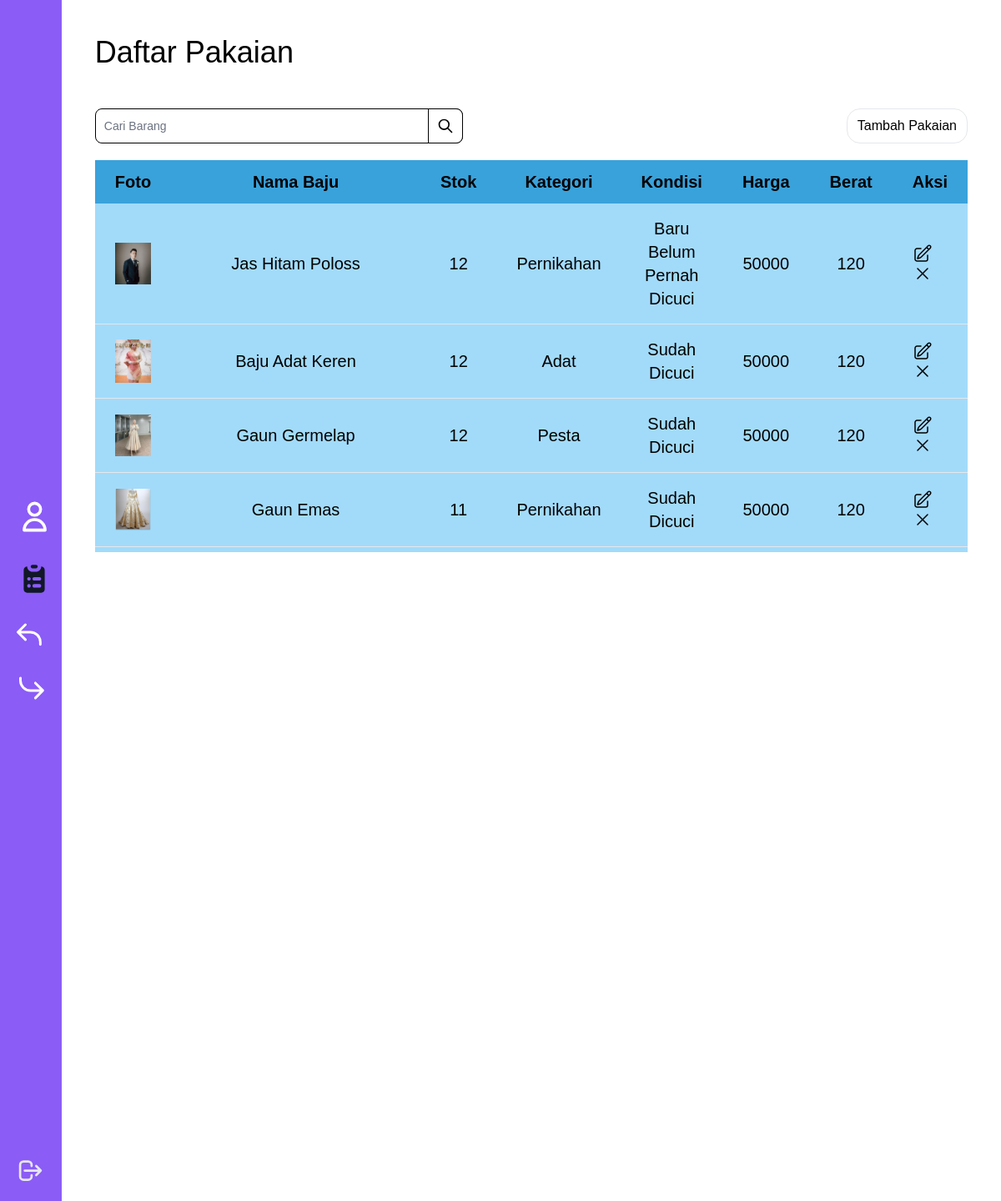
The app's page /template/admin/daftarbaju.php (signed in), older data.
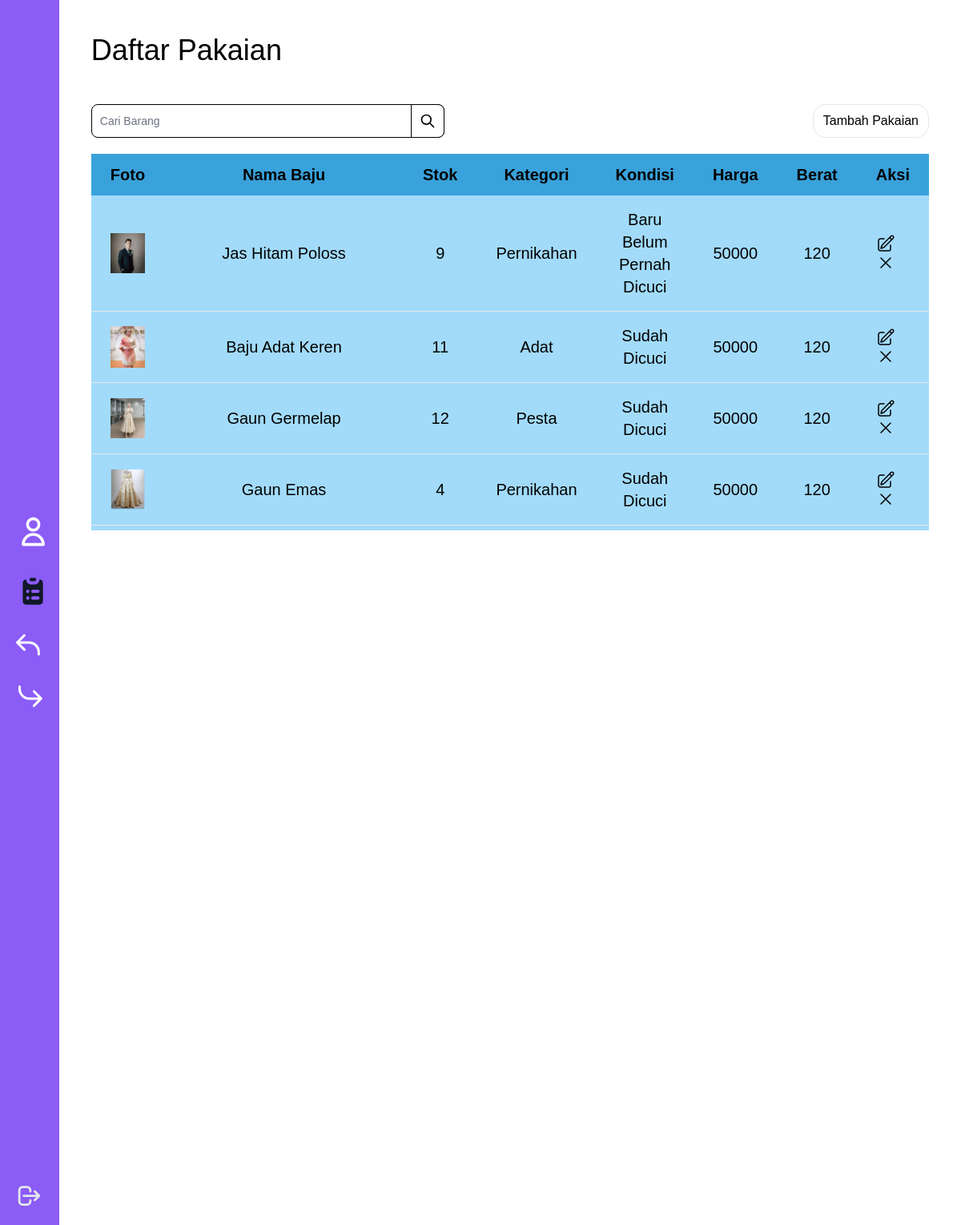
The same page, newer data.
### tables this page shows
CREATE TABLE `daftar_baju` (
  `id_baju` int(11) NOT NULL,
  `foto` varchar(255) NOT NULL,
  `nama` varchar(255) NOT NULL,
  `ukuran` varchar(255) NOT NULL DEFAULT 'S',
  `pembayaran` varchar(255) NOT NULL DEFAULT 'COD',
  `stok` int(11) NOT NULL DEFAULT 12,
  `harga` int(11) NOT NULL DEFAULT 50000,
  `berat` int(11) NOT NULL DEFAULT 300,
  `kondisi` varchar(100) NOT NULL,
  `kategori` varchar(100) NOT NULL,
  `deskripsi` text NOT NULL DEFAULT 'Pakaian ini bagus sekali'
);

### template/admin/func/functions.php (called while the page is built, shortened)
<?php
$conn = mysqli_connect('localhost','root','','majesty');
function query($query)
{
    global $conn;
    $result = mysqli_query($conn,$query);
    $rows = [];
    while ($row = mysqli_fetch_assoc($result)) {
        $rows[] = $row;
    }
    return $rows;
}
?>

### template/admin/daftarbaju.php (the view, shortened to what this page needs)
<?php
require 'func/functions.php';
$baju = query("SELECT * FROM daftar_baju");
?>
<!DOCTYPE html>
<html lang="en">
  <head>
    <link rel="stylesheet" href="../../tailwind/output.css" />
  </head>
  <body>
    <div class="flex">
      <div class="grid p-5 bg-[#8B5CF6] w-[91px] h-screen">
        <div class="absolute h-screen grid p-5 top-0 left-0">
          <div class="my-auto">
            <a href="daftaruser.php" class="block mb-8"><img src="../../static/foto/user.svg" alt="" /></a>
            <a href="daftarbaju.php" class="block mb-8"><img src="../../static/foto/clipboard-list.svg" alt="" /></a>
            <a href="daftarpeminjam.php" class="block mb-8"><img src="../../static/foto/masuk.svg" alt="" /></a>
            <a href="daftardipinjam.php" class="block"><img src="../../static/foto/keluar.svg" alt="" /></a>
          </div>
        </div>
        <a href="func/logout.php" class="mt-auto z-20 group" data-modal-toggle="popup-modal">
        </a>
      </div>
      <div class="mx-10 mt-9 w-full">
        <h1 class="text-[36px]">Daftar Pakaian</h1>
        <div class="flex mt-10">
          <form>
            <div class="flex">
              <div class="relative w-fit">
                <input type="search" id="searchB"
                  class="block p-2.5 w-[441px] z-20 text-sm text-black bg-white rounded-r-lg rounded-l-lg border border-black"
                  placeholder="Cari Barang" required />
                <button type="submit"
                  class="absolute top-0 right-0 p-2.5 text-sm font-medium text-white bg-white rounded-r-lg border border border-black hover:bg-black group">
                  <svg aria-hidden="true" class="w-5 h-5 group-hover:stroke-white" fill="none" stroke="black"
                    viewBox="0 0 24 24" xmlns="http://www.w3.org/2000/svg">
                    <path stroke-linecap="round" stroke-linejoin="round" stroke-width="2"
                      d="M21 21l-6-6m2-5a7 7 0 11-14 0 7 7 0 0114 0z"></path>
                  </svg>
                </button>
              </div>
            </div>
          </form>
          <a href="tambahbaju.php" class="ml-auto py-2 px-3 h-fit border border-green rounded-2xl">
            Tambah Pakaian
          </a>
        </div>
        <div class="h-[29.4rem] overflow-y-auto relative mt-5">
          <table class="w-full text-black text-xl">
            <thead class="text-black-700 text-center bg-[#39A2DB]">
              <tr>
                <th scope="col" class="py-3 px-6">Foto</th>
                <th scope="col" class="py-3 px-6">Nama Baju</th>
                <th scope="col" class="py-3 px-6">Stok</th>
                <th scope="col" class="py-3 px-6">Kategori</th>
                <th scope="col" class="py-3 px-6">Kondisi</th>
                <th scope="col" class="py-3 px-6">Harga</th>
                <th scope="col" class="py-3 px-6">Berat</th>
                <th scope="col" class="py-3 px-6">Aksi</th>
              </tr>
            </thead>
            <tbody class="text-center" id="Container">
              <?php foreach ($baju as $row): ?>
              <tr class="bg-[#A2DBFA] border-b text-">
                <td class="py-4 px-6">
                  <img src="../../media/img/<?= $row['foto'] ?>" alt="" />
                </td>
                <th scope="row" class="py-4 px-6 font-light text-black whitespace-nowrap">
                  <?= $row['nama'] ?> </th>
                <td class="py-4 px-6">
                  <?= $row['stok'] ?></td>
                <td class="py-4 px-6">
                  <?= $row['kategori'] ?></td>
                <td class="py-4 px-6">
                  <?= $row['kondisi'] ?></td>
                <td class="py-4 px-6">
                  <?= $row['harga'] ?></td>
                <td class="py-4 px-6">
                  <?= $row['berat'] ?></td>
                <td class="py-4 px-6">
                  <a href="editbaju.php?id_baju=<?= $row['id_baju'] ?>" class="my-auto">
                  </a>
                  <a href="func/deletebaju.php?id_baju=<?= $row['id_baju'] ?>" class="my-auto">
                    <svg xmlns="http://www.w3.org/2000/svg" fill="none" viewBox="0 0 24 24" stroke-width="1.5"
                      stroke="currentColor" class="w-6 h-6">
                      <path stroke-linecap="round" stroke-linejoin="round" d="M6 18L18 6M6 6l12 12" />
                    </svg>
                  </a>
                </td>
              </tr>
              <?php endforeach ?>
            </tbody>
          </table>
        </div>
      </div>
    </div>
  </body>
</html>

Row changes from the older to the newer data that the page shows:
changed daftar_baju "Jas Hitam Poloss": stok "12" → "9"
changed daftar_baju "Baju Adat Keren": stok "12" → "11"
changed daftar_baju "Gaun Emas": stok "11" → "4"
